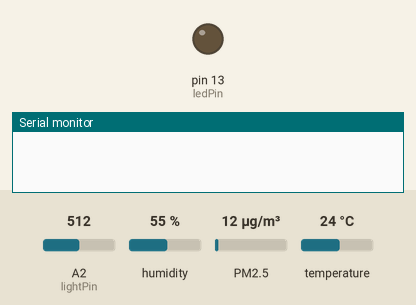
Recording of a sketch running on a simulated Arduino Uno, built with avr-gcc and run on an emulated ATmega328P. Parts: output pins drawn as LEDs (lit = HIGH), the last lines printed to the serial monitor. Wiring (inferred from the names in the program): dust sensor: data A1. The inputs (shaded band) are chosen by the test bench; at power-on: A2 (lightPin) = 512, humidity 55 %, PM2.5 12 µg/m³, temperature 24 °C.

Above: at 1.2 s.
1.3 s: A2 (lightPin) set to 542
5.9 s: A2 (lightPin) set to 562
At 7.4 s:
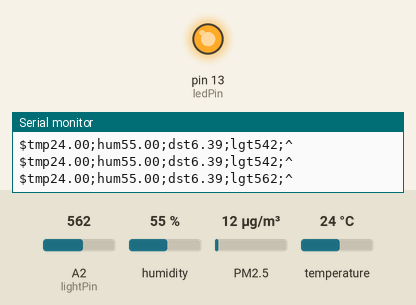
13.3 s: A2 (lightPin) set to 306
At 15.6 s:
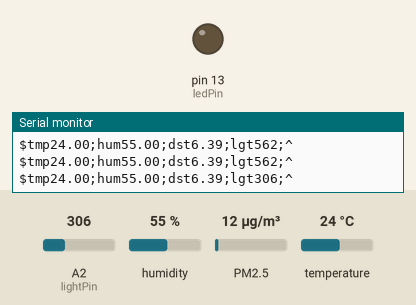
15.7 s: A2 (lightPin) set to 716
At 18.2 s:
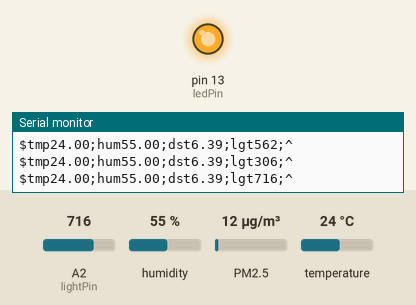
Timing chart, 0 to 18.9 s (numbered marks = the images above; inputs shaded):
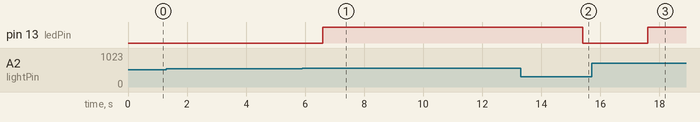

Measured:
- the behaviour switches between 552 and 553 on A2 (lightPin) (found by bisection; images 0 and 1)
- after the input at 5.9 s, pin 13 (ledPin): LOW → HIGH after 0.70 s
- after the input at 13.3 s, pin 13 (ledPin): HIGH → LOW after 2.1 s
- after the input at 15.7 s, pin 13 (ledPin): LOW → HIGH after 1.9 s

The sketch:

all-sensors.ino
```cpp
#include <DHT11.h>

// 핀설정
const int temphumPin = A0;
const int dustPin = A1;
const int lightPin = A2;

// 온습도 설정
DHT11 dht11(temphumPin);

// 자동제어 타겟, 액션 변수
String deviceName = "";   // AIR
String deviceAction = ""; // ON

// 에어컨 등 시설 작동여부 변수
boolean isAutoOnAir = false;  // 냉난방기
boolean isAutoOnHum = false;  // 가습,제습기
boolean isAutoOnAircl = false;  // 공청기
boolean isAutoOnLED = false;  // 조명 >> 별도 제어 안함

// 자동제어에 따른 센서값 보정 위한 변수
float fakeAmountTmp = 0;  // 온도
float fakeAmountHum = 0;  // 습도
float fakeAmountDst = 0;  // 미세먼지


//미세먼지 변수
unsigned long duration;
unsigned long starttime;
unsigned long sampletime_ms = 2000;
unsigned long lowpulseoccupancy = 0;
float ratio = 0;
float concentration = 0;
float ugm3 = 0;

// 조도 변수
const int ledPin = 13;
int lightVal;
int ledVal;

void setup() {
  Serial.begin(9600);
  pinMode(dustPin,INPUT);
  starttime = millis();
}

void loop() {

  // 라떼판다로부터 메시지 전달 받음
  if(Serial.available()){
    String cmdMsg = "";       // cmd 예시 : AIR_ON
    cmdMsg = Serial.readString();
    Serial.println(cmdMsg);

    if(cmdMsg.equals("AIR_ON")){
      isAutoOnAir = true;
    } else if(cmdMsg.equals("AIR_OFF")){
      isAutoOnAir = false;
    } else if(cmdMsg.equals("HUM_ON")){
      isAutoOnHum = true;
    } else if(cmdMsg.equals("HUM_OFF")){
      isAutoOnHum = false;
    } else if(cmdMsg.equals("AIRCL_ON")){
      isAutoOnAircl = true;
    } else if(cmdMsg.equals("AIRCL_OFF")){
      isAutoOnAircl = false;
    }

  }

  // 미세먼지 계산
  duration = pulseIn(dustPin, LOW);
  lowpulseoccupancy = lowpulseoccupancy+duration;

  if ((millis()-starttime) > sampletime_ms)
  {
    ratio = lowpulseoccupancy/(sampletime_ms*10.0);  // Integer percentage 0=>100
    concentration = 1.1*pow(ratio,3)-3.8*pow(ratio,2)+520*ratio+0.62; // using spec sheet curve
    ugm3= concentration * 100 /13000;

    //Serial.print(ratio); Low pulse Occupancy %를 알고 싶을때
    //Serial.print(concentration); concentration 를 알고 싶을때

    // 조명제어
    ledVal = map(analogRead(lightPin),0,1100,0,255);
    analogWrite(ledPin, ledVal);

    // 온습도 처리
    float tmp, hum;
    dht11.read(hum, tmp);

    // 자동제어 on 시 fake 데이터 반영
    if(isAutoOnAir){
      fakeAmountTmp += 0.1;
      tmp -= fakeAmountTmp;
    } else { fakeAmountTmp = 0; }

    if(isAutoOnAircl){
      fakeAmountDst += 1;
      ugm3 -= fakeAmountDst;
    } else { fakeAmountDst = 0; }

    if(isAutoOnHum){
      fakeAmountHum += 0.1;
      hum -= fakeAmountHum;
    } else { fakeAmountHum = 0; }

    // 출력
    Serial.print("$");  // start char
    Serial.print("tmp");Serial.print(tmp);
    Serial.print(";hum");Serial.print(hum);
    Serial.print(";dst");Serial.print(ugm3);
    Serial.print(";lgt");Serial.print(analogRead(lightPin));
    Serial.print(";^\n"); // end char

    lowpulseoccupancy = 0;
    starttime = millis();
  }
}
```
